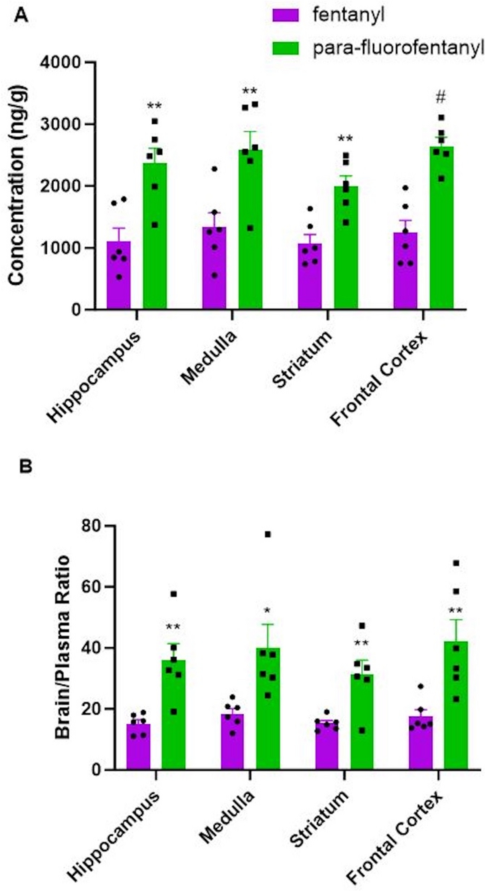
#> input picture digitisation/src_figs/Fig5.png, 970 x 1783 px, found by its file name (shown at 1/2 size)
$ python digi_brain.py src_figs/Fig5.png
#> lines starting #> are read from the running program, lines starting #| are printed output that depends on the picture; after the words box and inside, x2 and y2 are one past the last pixel; in counts of white or black regions, pixels touching at a corner belong together
### digitisation/digi.py
import os
"""Small figure digitiser for GraphPad-style plots: axis calibration from tick marks, marker centres from colour segmentation."""
import numpy as np
from PIL import Image
from scipy import ndimage as ndi


def load(path): return np.asarray(Image.open(path).convert('RGB')).astype(int)
#> called with path = 'src_figs/Fig5.png/src_figs/Fig5.png'


def dark_mask(im, thr=90): return (im.max(2) < thr)


# [6 lines left out: function find_axes, not called in this run]


def clusters(v):
    """centres of runs of True in a 1-D boolean array"""
    out = []; i = 0
    while i < len(v):
        if v[i]:
            j = i
            while j + 1 < len(v) and v[j + 1]: j += 1
            out.append((i + j) / 2); i = j + 1
        else: i += 1
    return out


# [7 lines left out: function x_ticks, not called in this run]


def y_ticks(dm, xaxis_col, depth=(6, 14), y_lo=0, y_hi=None):
    cols = [xaxis_col - d for d in range(depth[0], depth[1])]
    v = dm[:, cols].all(1)
    if y_hi is None: y_hi = dm.shape[0]
    v[:y_lo] = False; v[y_hi:] = False
    return clusters(v)


def linmap(pix, val):
    a, b = np.polyfit(pix, val, 1); res = np.array(val) - (a * np.array(pix) + b)
    return (lambda p: a * np.asarray(p) + b), float(np.abs(res).max())


def colour_mask(im, rgb, tol=60):
    return (np.abs(im - np.array(rgb)).sum(2) < tol)


# [17 lines left out: functions marker_centres, errorbar_extent, not called in this run]

### digitisation/digi_brain.py
import os
import sys, csv, numpy as np
sys.path.insert(0, os.path.dirname(os.path.abspath(__file__)))
from digi import *
from scipy import ndimage as ndi
from PIL import Image, ImageDraw
S = sys.argv[1]
im_full = load(S + '/src_figs/Fig5.png'); H = im_full.shape[0]
#> after `H = im_full.shape[0]`: H = 1783
REG = ['Hippocampus', 'Medulla', 'Striatum', 'Frontal Cortex']
panels = {'A_conc_ng_per_g': dict(rows=(0, 880), yvals=[0, 1000, 2000, 3000, 4000], legend=(520, 0, 970, 140)),
          'B_brain_plasma_ratio': dict(rows=(880, H), yvals=[0, 20, 40, 60, 80], legend=(0, 0, 0, 0))}
out_bars, out_dots = [], []
img = Image.open(S + '/src_figs/Fig5.png').convert('RGB'); d = ImageDraw.Draw(img)
#> further down, img is the input picture: PIL image 970x1783 RGB; mean R, G, B 228.7, 234.9, 230


def runs(v, min_len):
    out = []; i = 0
    while i < len(v):
        if v[i]:
            j = i
            while j + 1 < len(v) and v[j + 1]: j += 1
            if j - i + 1 >= min_len: out.append((i, j))
            i = j + 1
        else: i += 1
    return out


for pname, p in panels.items():
    r0, r1 = p['rows']; im = im_full[r0:r1]; dm = dark_mask(im)
    xa = int(np.argmax(dm[:, 120:260].sum(0))) + 120
    yt = sorted(y_ticks(dm, xa, depth=(5, 12), y_lo=20))[:len(p['yvals'])]
    ya = int(round(max(yt))); fy, ey = linmap(yt, sorted(p['yvals'], reverse=True)); print(f'\n== {pname}: y-axis col {xa}, zero row {ya}, calibration residual {ey:.3f}')
    R, G, B = im[..., 0], im[..., 1], im[..., 2]
    black = (im.max(2) < 120); black[:, :xa + 4] = False; black[ya - 1:, :] = False
    for grp, m in (('fentanyl', (R > 110) & (B > 150) & (G < 90) & (R < 235)), ('pFF', (G > 130) & (R < 90) & (B < 90))):
        m = m.copy(); m[:, :xa + 4] = False; m[ya + 1:, :] = False
        lx0, ly0, lx1, ly1 = p['legend']; m[ly0:ly1, lx0:lx1] = False
        base = m[ya - 18:ya - 8, :].all(0)          # bar columns: coloured down to just above the (dark) axis line
        bars = runs(base, 35)
        print('  ', grp, 'bars', bars)
        for reg, (bx0, bx1) in zip(REG, bars):
            w = bx1 - bx0; side = list(range(bx0 + 3, bx0 + w // 4)) + list(range(bx1 - w // 4, bx1 - 2))      # columns away from the centre (error bar) and the dots
            tops = [np.where(m[:ya, c])[0].min() for c in side if m[:ya, c].any()]
            top = float(np.median(tops)); mean = float(fy(top))
            cx = (bx0 + bx1) // 2; ce = np.where(m[:ya, cx - 1:cx + 2].any(1))[0]
            cap = float(fy(ce.min())); out_bars.append(dict(panel=pname, group=grp, region=reg, mean=round(mean, 2), mean_plus_sem=round(cap, 2), sem=round(cap - mean, 2)))
            sub = np.zeros_like(black); sub[:, bx0 - 8:bx1 + 8] = black[:, bx0 - 8:bx1 + 8]
            sub = ndi.binary_opening(sub, structure=np.ones((7, 7))); lb, nb = ndi.label(sub); vals = []
            for kk in range(1, nb + 1):
                yy, xx = np.where(lb == kk)
                if 50 < len(xx) < 450: vals.append(float(fy(yy.mean()))); d.ellipse((xx.mean() - 5, yy.mean() + r0 - 5, xx.mean() + 5, yy.mean() + r0 + 5), outline=(255, 0, 0), width=2)
            for v in sorted(vals, reverse=True): out_dots.append(dict(panel=pname, group=grp, region=reg, value=round(v, 2)))
            print(f'   {reg:14s} mean {mean:8.2f}  +SEM {cap:8.2f}  points {len(vals)}  mean of points {np.mean(vals) if vals else float("nan"):8.2f}')
            d.rectangle((bx0, top + r0, bx1, ya + r0), outline=(0, 0, 255), width=2)
#> this loop made 2 passes
#> (xa, cols in y_ticks, yt, ya, a in linmap, b in linmap, res in linmap, ey) on passes 1 to 2: (191, [186, 185, 184, 183, 182, 181, 180], [124.5, 248, 371, 495, 619], 619, -8.09, 5005.7, [1.62, 0.812, -4.05, -0.812, 2.42], 4.05), (230, [225, 224, 223, 222, 221, 220, 219], [171, 293.5, 415, 537, 660], 660, -0.164, 108, [0.000154, 0.0574, -0.0491, -0.0738, 0.0653], 0.0738)
#| == A_conc_ng_per_g: y-axis col 191, zero row 619, calibration residual 4.045
#| == B_brain_plasma_ratio: y-axis col 230, zero row 660, calibration residual 0.074
#> pass 1, `dm = dark_mask(im)`:
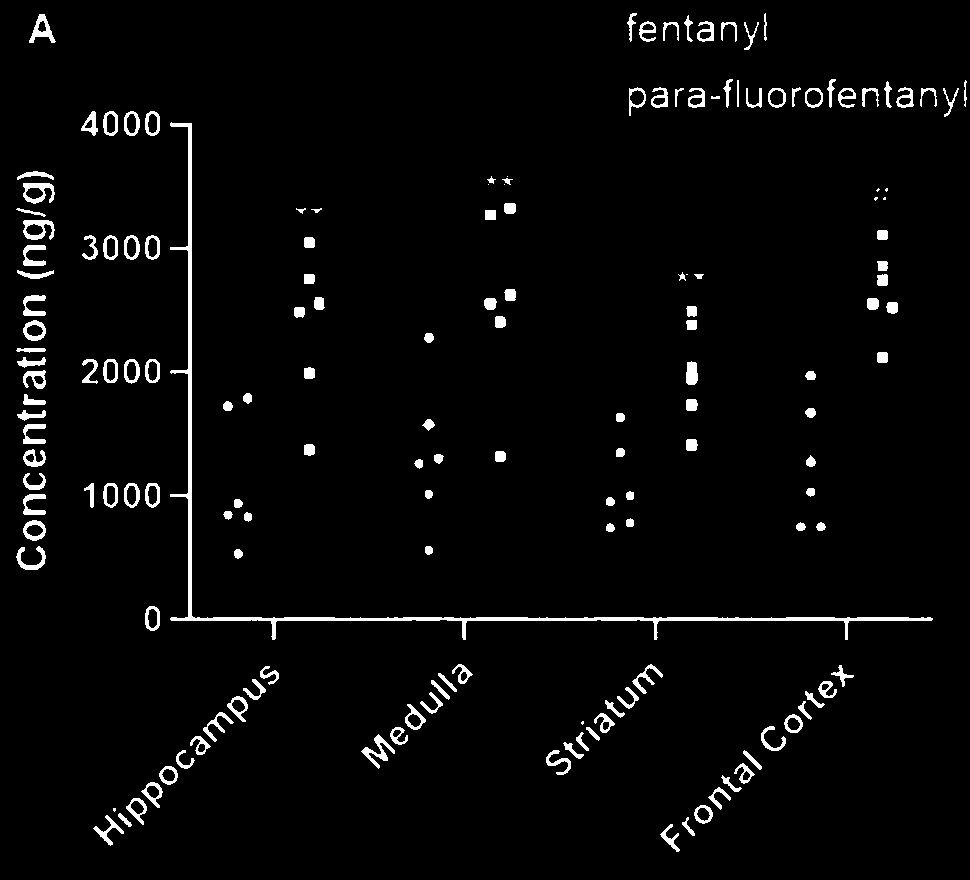
#> dm: shape (880, 970) bool; 3.1% white; 167 white regions (10 under 20 px), largest, box (x1, y1, x2, y2) and area: (170, 122, 933, 640) 5240, (361, 734, 395, 769) 353, (23, 183, 55, 204) 346
#> pass 1, `R, G, B = im[..., 0], im[..., 1], im[..., 2]`:
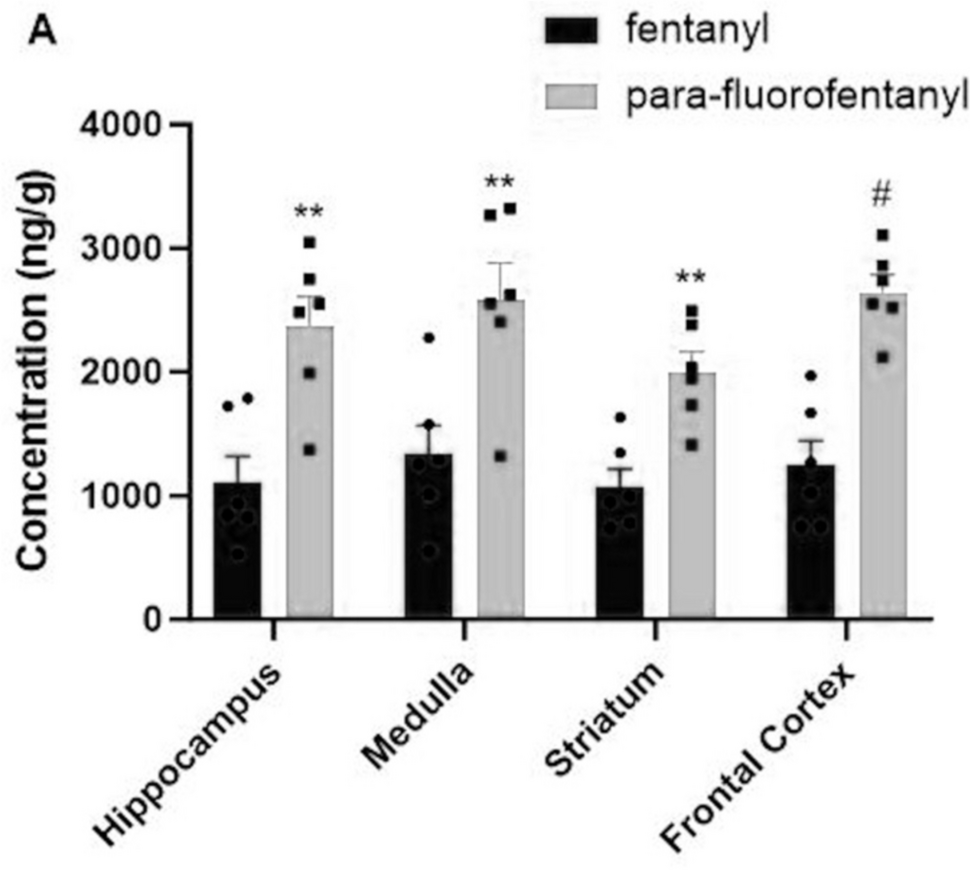
#> G: shape (880, 970) int64; min 0, max 255, mean 231.3
#> after the loop: black: shape (903, 970) bool; 0.82% white; 53 white regions (1 under 20 px), largest, box (x1, y1, x2, y2) and area: (234, 656, 961, 659) 1086, (830, 562, 865, 578) 293, (666, 559, 677, 584) 199
#> after the loop: dm: shape (903, 970) bool; 2.4% white; 128 white regions (7 under 20 px), largest, box (x1, y1, x2, y2) and area: (209, 170, 962, 680) 5330, (41, 39, 63, 65) 380, (111, 574, 138, 597) 350
#> after the loop:
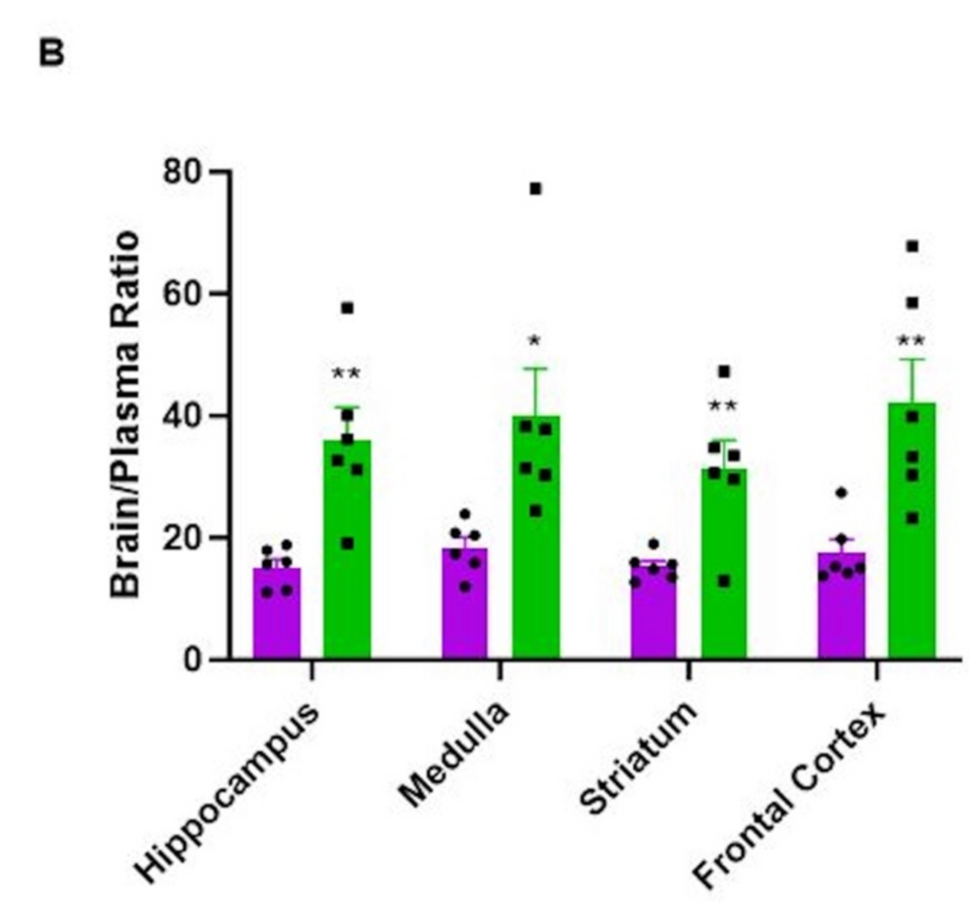
#> im: shape (903, 970, 3) int64; mean R, G, B 233, 238.4, 234
#> after the loop:
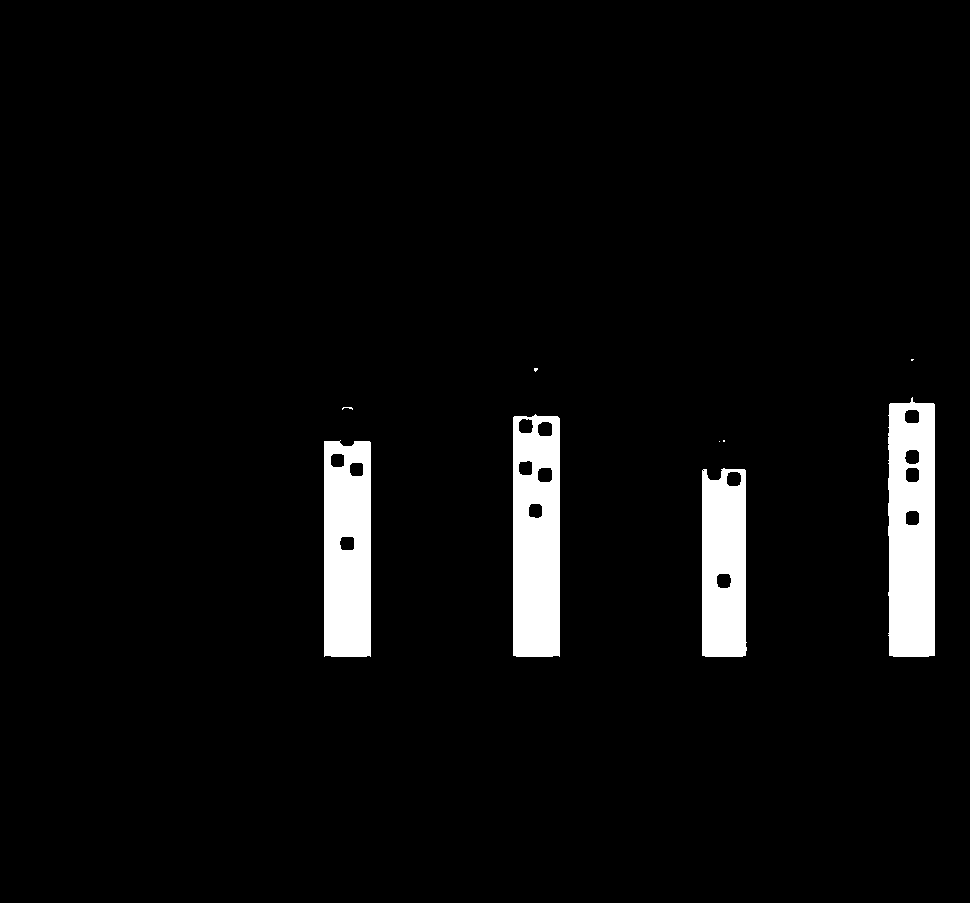
#> m: shape (903, 970) bool; 4.4% white; 9 white regions (5 under 20 px), largest, box (x1, y1, x2, y2) and area: (888, 397, 935, 657) 11067, (513, 414, 560, 657) 10453, (324, 440, 371, 657) 9594, (702, 468, 747, 657) 7775
#> after the loop:
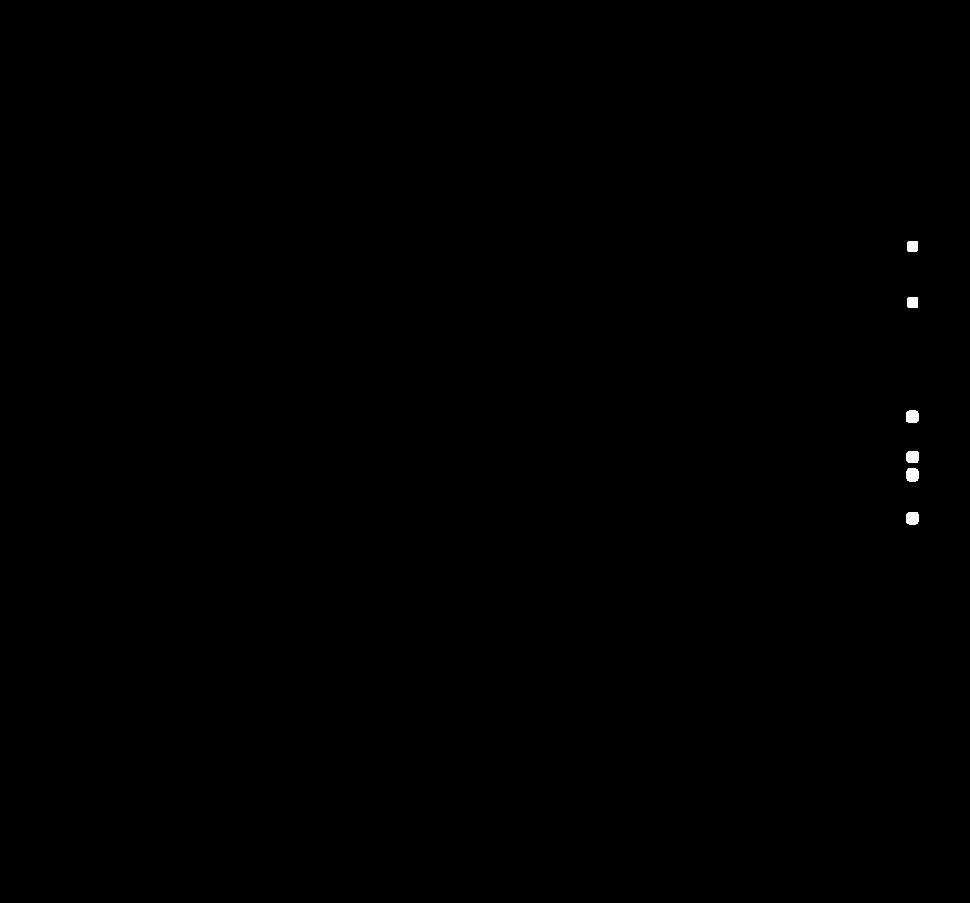
#> sub: shape (903, 970) bool; 0.1% white; 6 white regions, box (x1, y1, x2, y2) and area: (906, 468, 919, 482) 163, (906, 410, 919, 423) 155, (906, 512, 919, 525) 155, (906, 451, 919, 463) 147, (907, 297, 918, 308) 119, (907, 241, 918, 252) 118
#> after the loop, out_bars = 16 items; out_dots = 95 items
img.save(S + '/dig_Fig5_check.png')
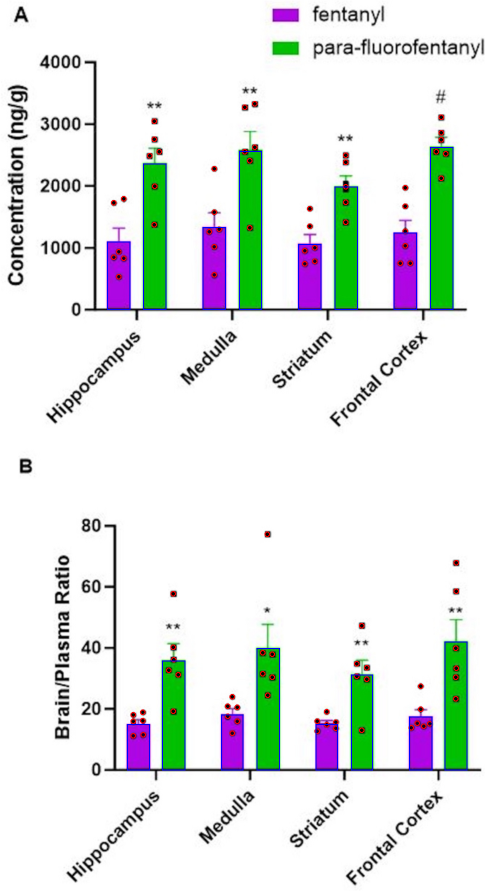
#> saved as dig_Fig5_check.png: PIL image 970x1783 RGB (shown at 1/2 size); mean R, G, B 228.8, 233.8, 231.4
for fn, rows in (('dig_brain_bars.csv', out_bars), ('dig_brain_points.csv', out_dots)):
    with open(S + '/' + fn, 'w', newline='') as fh:
        w = csv.DictWriter(fh, fieldnames=list(rows[0])); w.writeheader(); w.writerows(rows)
#> this loop made 2 passes
#> fn on passes 1 to 2: 'dig_brain_bars.csv', 'dig_brain_points.csv'
print('\nsaved bars', len(out_bars), 'points', len(out_dots))
#| saved bars 16 points 95
